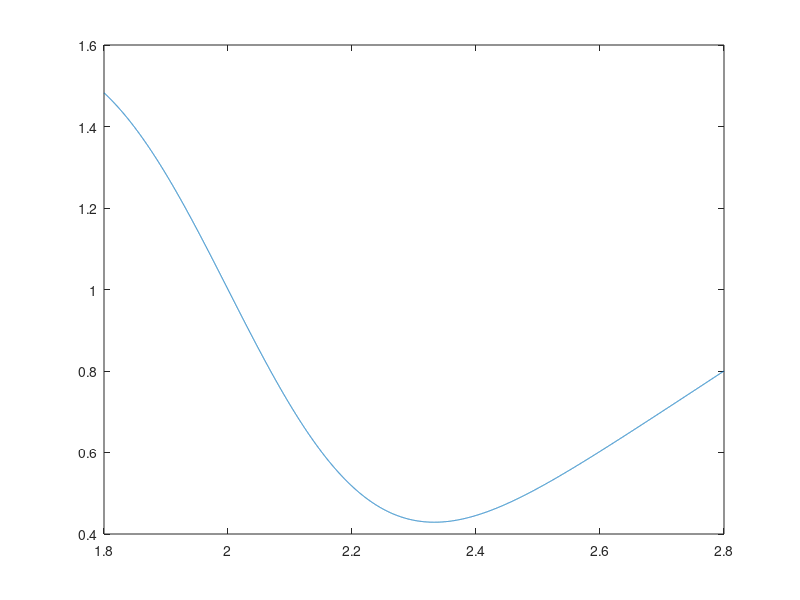
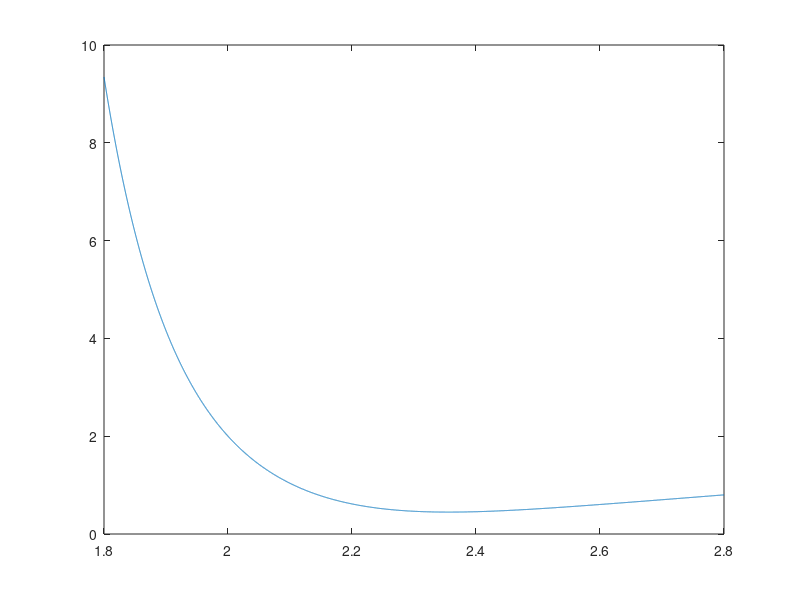

Write the MATLAB code that produced these figures, in order.
% Exp11.9, Page 273. Li Zhen, May 26th, 2014.

L = 2;                          % standard length(m)

sigma = 0.2;
% mu = 0.1:0.01:4;
mu = 1.8:0.0001:2.8;

S = 1 - normcdf(L, mu, sigma);  % the succeed probability

Waste1 = mu - L .* S;
[Y I] = min(Waste1);
mu(I)
plot(mu, Waste1);

figure;

Waste2 = mu ./ S - L;
[Y I] = min(Waste2);
mu(I)
plot(mu, Waste2);